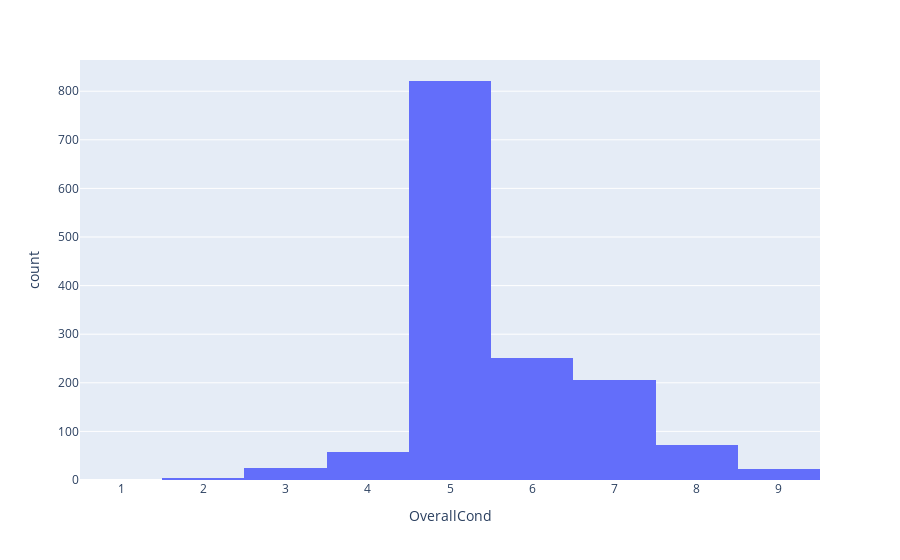

Source (notebook cell):
### Code cell
px.histogram(df, x='OverallCond')

### Figure 1 — Plotly figure (JSON) as saved in the notebook; plotly's stock layout.template omitted (floating-point values rounded to 4 significant figures; data arrays with more than 128 entries replaced by an {"elided": "..."} marker saying what was removed)
{"data": [{"alignmentgroup": "True", "bingroup": "x", "hovertemplate": "OverallCond=%{x}<br>count=%{y}<extra></extra>", "legendgroup": "", "marker": {"color": "#636efa", "pattern": {"shape": ""}}, "name": "", "offsetgroup": "", "orientation": "v", "showlegend": false, "type": "histogram", "x": {"elided": "1460 int values"}, "xaxis": "x", "yaxis": "y"}], "layout": {"barmode": "relative", "legend": {"tracegroupgap": 0}, "margin": {"t": 60}, "xaxis": {"anchor": "y", "domain": [0, 1], "title": {"text": "OverallCond"}}, "yaxis": {"anchor": "x", "domain": [0, 1], "title": {"text": "count"}}}}
